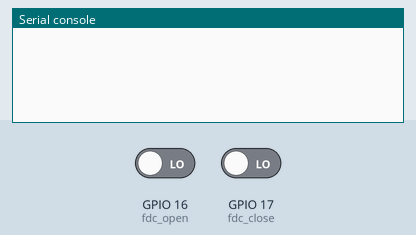
Bench run of a program on a simulated ESP32 board running MicroPython. Shown: the last lines printed to the serial console. The test bench sets the inputs (shaded band); at power-on: GPIO 16 (fdc_open) LOW, GPIO 17 (fdc_close) LOW.

Above: at 1.2 s.
1.3 s: GPIO 16 (fdc_open) driven HIGH
At 2.8 s:
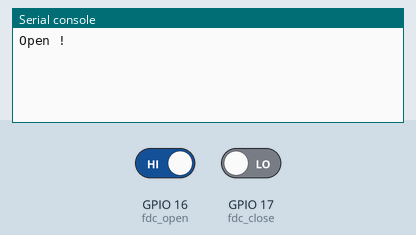
3.1 s: GPIO 17 (fdc_close) driven HIGH
At 4.2 s:
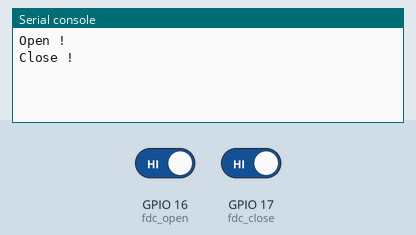
4.9 s: GPIO 16 (fdc_open) driven LOW
At 5.6 s:
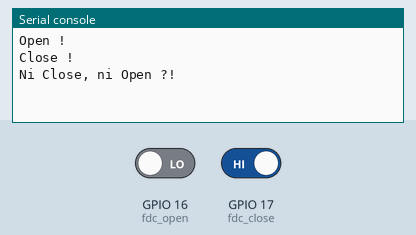

Measured:
- after the input at 1.3 s, the serial console: prints a new line after 0.30 s (image 1)
- after the input at 3.1 s, the serial console: prints a new line after 0.30 s (image 2)
- after the input at 4.9 s, the serial console: prints a new line after 0.30 s (image 3)

The program:

Automatisme-V00.py
```python
"""
Principe des registres d'état/mémorisation/chgmnt d'état des capteurs
"""

from machine import Pin
from time import sleep

fdc_close = Pin(17, Pin.IN )
fdc_open = Pin (16, Pin.IN )

capteurs = 0
capteurs_mem = 0
capteurs_chg = 0

def mise_a_jour_capteurs ( ):
    global capteurs
    global capteurs_mem
    global capteurs_chg
    capteurs = (capteurs & 0xFE) | fdc_close.value ( ) # Màj du bit d’index 0
    capteurs = (capteurs & 0xFD) | ( fdc_open.value ( )  << 1 ) # Màj du bit d’index 1
    capteurs_chg = capteurs ^ capteurs_mem # Indicatr de chgmnt d’état
    capteurs_mem = capteurs # Mémoriser l’état pour la proch. boucle
    if capteurs_chg :
        sleep ( 0.3 )  # tempo d’anti-rebond pour les interrupteurs

def afficher_capteurs ( ): # permet de vérifier l'interface registres <-> connexions ( GPIO )
    print("\tcapteurs : ", capteurs)
    print("\tcapteurs_mem : ", capteurs_mem)
    print("\tcapteurs_chg : ", capteurs_chg)

while True:

    mise_a_jour_capteurs ( )

    if capteurs_chg & 1 and capteurs_mem & 1 :
        print("Close !")
    elif capteurs_chg & 2 and capteurs_mem & 2 :
        print("Open !")
    elif capteurs_chg :
        print("Ni Close, ni Open ?!")
```
